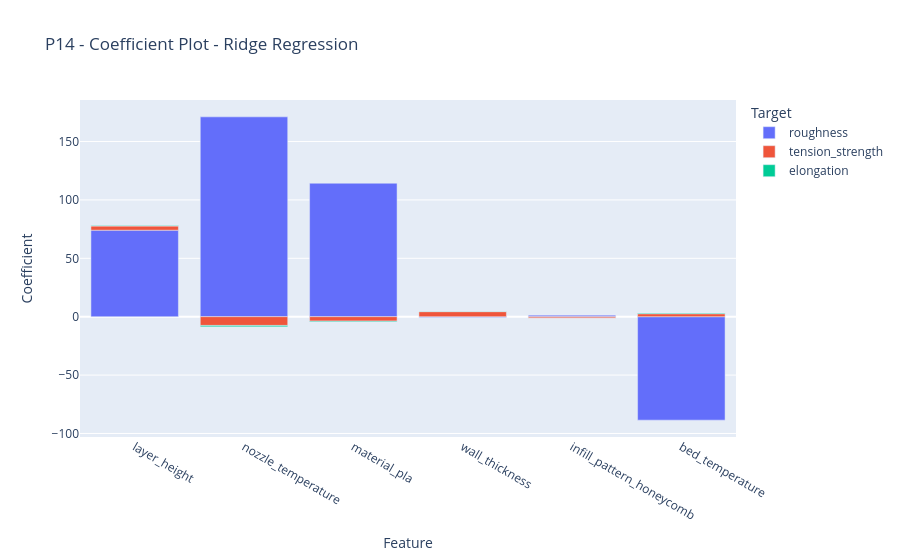
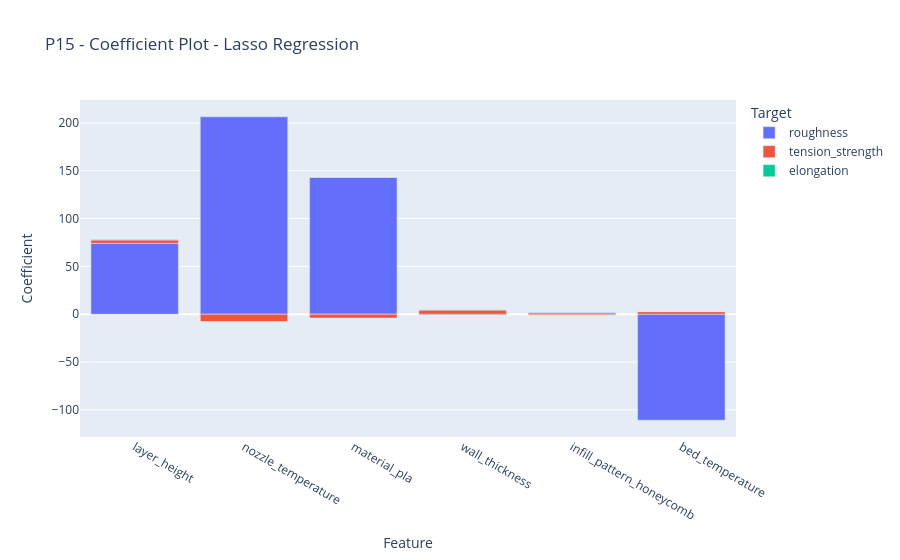
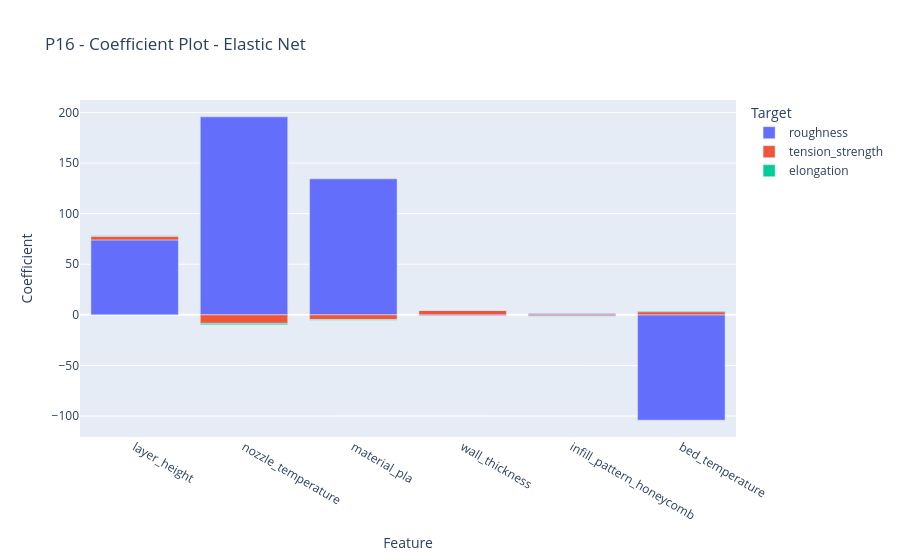

The code cell stored with these charts, in order, in its notebook:
### Markdown cell above
For linear models like Ridge, Lasso, and Elastic Net, feature importance can also be inferred from the magnitude of their coefficients. Larger absolute coefficient values indicate a stronger influence of that feature on the predicted target variable. Regularization applied in these models can shrink coefficients (Lasso can even shrink them to zero, effectively performing feature selection). Plots 14, 15, and 16 visualize these coefficients for the tuned Ridge, Lasso, and Elastic Net models.

### Code cell
#import and display Coefficient Plots for linear models (Plot 14, 15, 16)

try:
    from analyse import fig14, fig15, fig16

    fig14.show()

    fig15.show()

    fig16.show()

except ImportError:
    print("Could not import fig14, fig15, or fig16 from analyse. Make sure analyse.py generates and makes these figures available.")
    print("Please run analyse.py at least once to generate the necessary plots and data.")
except Exception as e:
    print(f"An error occurred while displaying coefficient plots: {e}")

### Figure 1 — Plotly figure (JSON) as saved in the notebook; plotly's stock layout.template omitted (floating-point values rounded to 4 significant figures)
{"data": [{"hovertemplate": "Target=roughness<br>Feature=%{x}<br>Coefficient=%{y}<extra></extra>", "legendgroup": "roughness", "marker": {"color": "#636efa", "pattern": {"shape": ""}}, "name": "roughness", "orientation": "v", "showlegend": true, "textposition": "auto", "type": "bar", "x": ["layer_height", "nozzle_temperature", "material_pla", "wall_thickness", "infill_pattern_honeycomb", "bed_temperature"], "xaxis": "x", "y": [74.09, 171.1, 114.3, -0.7709, 1.313, -88.59], "yaxis": "y"}, {"hovertemplate": "Target=tension_strength<br>Feature=%{x}<br>Coefficient=%{y}<extra></extra>", "legendgroup": "tension_strength", "marker": {"color": "#EF553B", "pattern": {"shape": ""}}, "name": "tension_strength", "orientation": "v", "showlegend": true, "textposition": "auto", "type": "bar", "x": ["layer_height", "nozzle_temperature", "material_pla", "wall_thickness", "infill_pattern_honeycomb", "bed_temperature"], "xaxis": "x", "y": [3.559, -7.494, -3.817, 4.344, -1.223, 2.554], "yaxis": "y"}, {"hovertemplate": "Target=elongation<br>Feature=%{x}<br>Coefficient=%{y}<extra></extra>", "legendgroup": "elongation", "marker": {"color": "#00cc96", "pattern": {"shape": ""}}, "name": "elongation", "orientation": "v", "showlegend": true, "textposition": "auto", "type": "bar", "x": ["layer_height", "nozzle_temperature", "material_pla", "wall_thickness", "infill_pattern_honeycomb", "bed_temperature"], "xaxis": "x", "y": [0.4021, -1.172, -0.6271, 0.202, -0.1002, 0.5193], "yaxis": "y"}], "layout": {"barmode": "relative", "legend": {"title": {"text": "Target"}, "tracegroupgap": 0}, "title": {"text": "P14 - Coefficient Plot - Ridge Regression"}, "xaxis": {"anchor": "y", "domain": [0, 1], "title": {"text": "Feature"}}, "yaxis": {"anchor": "x", "domain": [0, 1], "title": {"text": "Coefficient"}}}}

### Figure 2 — Plotly figure (JSON) as saved in the notebook; plotly's stock layout.template omitted (floating-point values rounded to 4 significant figures)
{"data": [{"hovertemplate": "Target=roughness<br>Feature=%{x}<br>Coefficient=%{y}<extra></extra>", "legendgroup": "roughness", "marker": {"color": "#636efa", "pattern": {"shape": ""}}, "name": "roughness", "orientation": "v", "showlegend": true, "textposition": "auto", "type": "bar", "x": ["layer_height", "nozzle_temperature", "material_pla", "wall_thickness", "infill_pattern_honeycomb", "bed_temperature"], "xaxis": "x", "y": [74.04, 206.3, 143.2, -0.7748, 1.39, -110.8], "yaxis": "y"}, {"hovertemplate": "Target=tension_strength<br>Feature=%{x}<br>Coefficient=%{y}<extra></extra>", "legendgroup": "tension_strength", "marker": {"color": "#EF553B", "pattern": {"shape": ""}}, "name": "tension_strength", "orientation": "v", "showlegend": true, "textposition": "auto", "type": "bar", "x": ["layer_height", "nozzle_temperature", "material_pla", "wall_thickness", "infill_pattern_honeycomb", "bed_temperature"], "xaxis": "x", "y": [3.56, -7.763, -4.037, 4.344, -1.216, 2.718], "yaxis": "y"}, {"hovertemplate": "Target=elongation<br>Feature=%{x}<br>Coefficient=%{y}<extra></extra>", "legendgroup": "elongation", "marker": {"color": "#00cc96", "pattern": {"shape": ""}}, "name": "elongation", "orientation": "v", "showlegend": true, "textposition": "auto", "type": "bar", "x": ["layer_height", "nozzle_temperature", "material_pla", "wall_thickness", "infill_pattern_honeycomb", "bed_temperature"], "xaxis": "x", "y": [0.3866, -0.4087, -0.0, 0.1878, -0.08808, 0.03379], "yaxis": "y"}], "layout": {"barmode": "relative", "legend": {"title": {"text": "Target"}, "tracegroupgap": 0}, "title": {"text": "P15 - Coefficient Plot - Lasso Regression"}, "xaxis": {"anchor": "y", "domain": [0, 1], "title": {"text": "Feature"}}, "yaxis": {"anchor": "x", "domain": [0, 1], "title": {"text": "Coefficient"}}}}

### Figure 3 — Plotly figure (JSON) as saved in the notebook; plotly's stock layout.template omitted (floating-point values rounded to 4 significant figures)
{"data": [{"hovertemplate": "Target=roughness<br>Feature=%{x}<br>Coefficient=%{y}<extra></extra>", "legendgroup": "roughness", "marker": {"color": "#636efa", "pattern": {"shape": ""}}, "name": "roughness", "orientation": "v", "showlegend": true, "textposition": "auto", "type": "bar", "x": ["layer_height", "nozzle_temperature", "material_pla", "wall_thickness", "infill_pattern_honeycomb", "bed_temperature"], "xaxis": "x", "y": [74.07, 195.7, 134.4, -0.7785, 1.376, -104.0], "yaxis": "y"}, {"hovertemplate": "Target=tension_strength<br>Feature=%{x}<br>Coefficient=%{y}<extra></extra>", "legendgroup": "tension_strength", "marker": {"color": "#EF553B", "pattern": {"shape": ""}}, "name": "tension_strength", "orientation": "v", "showlegend": true, "textposition": "auto", "type": "bar", "x": ["layer_height", "nozzle_temperature", "material_pla", "wall_thickness", "infill_pattern_honeycomb", "bed_temperature"], "xaxis": "x", "y": [3.573, -8.402, -4.564, 4.354, -1.227, 3.125], "yaxis": "y"}, {"hovertemplate": "Target=elongation<br>Feature=%{x}<br>Coefficient=%{y}<extra></extra>", "legendgroup": "elongation", "marker": {"color": "#00cc96", "pattern": {"shape": ""}}, "name": "elongation", "orientation": "v", "showlegend": true, "textposition": "auto", "type": "bar", "x": ["layer_height", "nozzle_temperature", "material_pla", "wall_thickness", "infill_pattern_honeycomb", "bed_temperature"], "xaxis": "x", "y": [0.4034, -1.295, -0.7279, 0.2023, -0.1002, 0.5965], "yaxis": "y"}], "layout": {"barmode": "relative", "legend": {"title": {"text": "Target"}, "tracegroupgap": 0}, "title": {"text": "P16 - Coefficient Plot - Elastic Net"}, "xaxis": {"anchor": "y", "domain": [0, 1], "title": {"text": "Feature"}}, "yaxis": {"anchor": "x", "domain": [0, 1], "title": {"text": "Coefficient"}}}}
